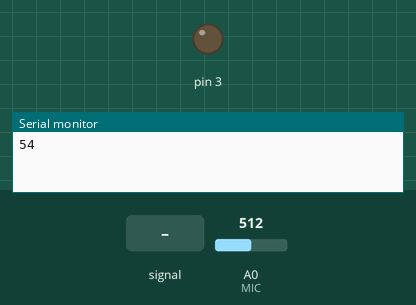
This sketch was run on a simulated Arduino Uno, built with avr-gcc and run on an emulated ATmega328P. Shown: output pins drawn as LEDs (lit = HIGH), the last lines printed to the serial monitor. The inputs (shaded band) are chosen by the test bench; at power-on: A0 (MIC) = 512.

Above: at 1.2 s.
1.3 s: A0 (MIC) fed a 200 Hz sine of ±460 counts around its level
At 1.81 s:
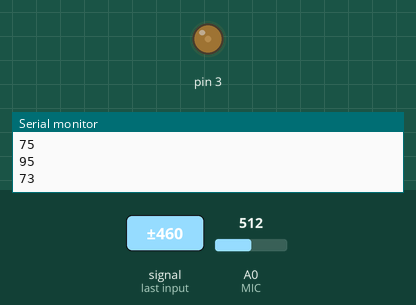
4.3 s: A0 (MIC) set to 1023
At 4.9 s:
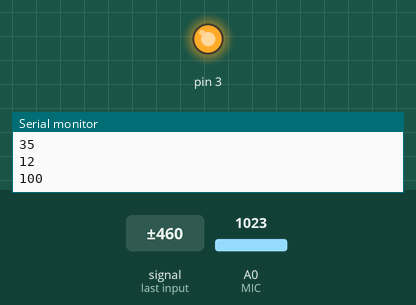
5.8 s: A0 (MIC) set to 825
7.3 s: A0 (MIC) set to 795
At 8.5 s:
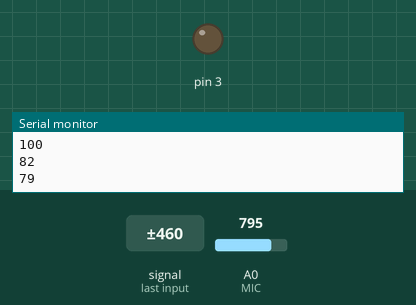
8.8 s: A0 (MIC) fed a 200 Hz sine of ±81 counts around its level
At 8.98 s:
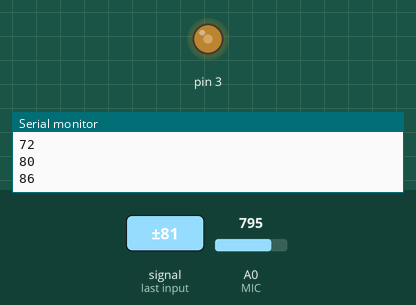
11.8 s: A0 (MIC) set to 716
Timing chart, 0 to 14.3 s (numbered marks = the images above; inputs shaded):
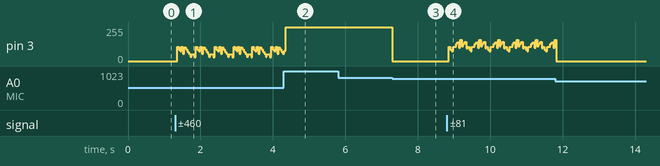

The sketch:

Bsp_Internet.ino
```cpp
const int MIC = A0; //the microphone amplifier output is connected to pin A0
int adc;
int dB, PdB; //the variable that will hold the value read from the microphone each time

void setup() {
Serial.begin(9600); //sets the baud rate at 9600 so we can check the values the microphone is obtaining on the Serial Monitor
  pinMode(3, OUTPUT);
}

void loop(){

  PdB = dB; //Store the previous of dB here

adc= analogRead(MIC); //Read the ADC value from amplifer
//Serial.println (adc);//Print ADC for initial calculation
dB = (adc+83.2073) / 11.003; //Convert ADC value to dB using Regression values

if (PdB!=dB)
Serial.println (dB);

     if (dB>50) {digitalWrite(0, HIGH);} else {digitalWrite(0, LOW);}
     if (dB>60) {digitalWrite(1, HIGH);} else {digitalWrite(1, LOW);}
     if (dB>70) {digitalWrite(2, HIGH);} else {digitalWrite(2, LOW);}
     if (dB>80) {digitalWrite(3, HIGH);} else {digitalWrite(3, LOW);}
     if (dB>90) {digitalWrite(4, HIGH);} else {digitalWrite(4, LOW);}
     if (dB>100) {digitalWrite(5, HIGH);} else {digitalWrite(5, LOW);}

}
```

Measured:
- the behaviour switches between 809 and 808 on A0 (MIC) (found by bisection; images 2 and 3)
- after the input at 1.3 s, pin 3: 0/255 → 106/255 after 0.06 s, then repeats every 0.52 s: 86/255 0.04 s, 73/255 0.04 s, 106/255 0.04 s, 55/255 0.04 s, 104/255 0.04 s, 88/255 0.04 s, 71/255 0.04 s, 53/255 0.04 s, 31/255 0.04 s, 49/255 0.08 s, 27/255 0.04 s, 106/255 0.04 s
- after the input at 7.3 s, pin 3: 255/255 → 0/255 at once
- after the input at 8.8 s, pin 3: 0/255 → 106/255 after 0.06 s, then repeats every 0.52 s: 86/255 0.04 s, 73/255 0.04 s, 106/255 0.08 s, 131/255 0.04 s, 141/255 0.04 s, 98/255 0.04 s, 159/255 0.04 s, 110/255 0.04 s, 129/255 0.04 s, 143/255 0.04 s, 96/255 0.04 s, 106/255 0.04 s
